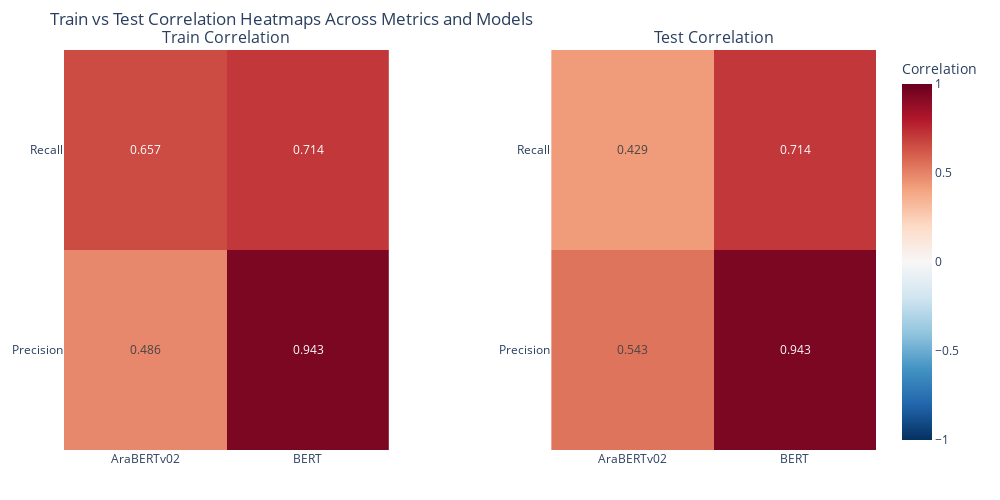

Here is the notebook cell this chart was saved with:
### Code cell
import pandas as pd
import plotly.graph_objects as go
from plotly.subplots import make_subplots

# Prepare Train and Test correlation data
metrics = ["Precision", "Recall"]
train_correlation_data = []
test_correlation_data = []
data = tr[tr["Tag"] != "O"]

for model in data["Model"].unique():
    model_data = data[data["Model"] == model]
    for metric in metrics:
        test_correlation = model_data[["Support", metric]].corr('spearman').iloc[0, 1]
        train_correlation = model_data[["Train Support", metric]].corr('spearman').iloc[0, 1]
        test_correlation_data.append({"Metric": metric, "Model": model, "Correlation": test_correlation})
        train_correlation_data.append({"Metric": metric, "Model": model, "Correlation": train_correlation})

# Create DataFrames for Train and Test
test_correlation_df = pd.DataFrame(test_correlation_data)
test_correlation_df['Correlation'] = test_correlation_df['Correlation'].round(3)
train_correlation_df = pd.DataFrame(train_correlation_data)
train_correlation_df['Correlation'] = train_correlation_df['Correlation'].round(3)

# Pivot for heatmap format
test_heatmap = test_correlation_df.pivot(index="Metric", columns="Model", values="Correlation")
train_heatmap = train_correlation_df.pivot(index="Metric", columns="Model", values="Correlation")

# Create subplots for Train and Test
fig = make_subplots(
    rows=1,
    cols=2,
    subplot_titles=("Train Correlation", "Test Correlation"),
    horizontal_spacing=0.2,
)

# Add Train heatmap with shared color axis
fig.add_trace(
    go.Heatmap(
        z=train_heatmap.values,
        x=train_heatmap.columns,
        y=train_heatmap.index,
        text=train_heatmap.values,
        texttemplate="%{text}",
        hovertemplate="Metric: %{y}<br>Tag: %{x}<br>Count: %{text}<extra></extra>",
        colorscale="RdBu_r",
        zmin=-1,
        zmax=1,
        coloraxis="coloraxis",  # Shared color axis
    ),
    row=1,
    col=1,
)

# Add Test heatmap with shared color axis
fig.add_trace(
    go.Heatmap(
        z=test_heatmap.values,
        x=test_heatmap.columns,
        y=test_heatmap.index,
        text=test_heatmap.values,
        texttemplate="%{text}",
        hovertemplate="Metric: %{y}<br>Tag: %{x}<br>Count: %{text}<extra></extra>",
        colorscale="RdBu_r",
        zmin=-1,
        zmax=1,
        coloraxis="coloraxis",  # Shared color axis
    ),
    row=1,
    col=2,
)

# Update layout with a single shared color axis
fig.update_layout(
    coloraxis=dict(colorscale="RdBu_r", cmin=-1, cmax=1, colorbar=dict(title="Correlation")),
    title="Train vs Test Correlation Heatmaps Across Metrics and Models",
    width=1000,
    height=500,
    template="plotly_white",
    margin=dict(t=50, l=50, r=50, b=50),
)

fig.show()

### Figure 1 — Plotly figure (JSON) as saved in the notebook; plotly's stock layout.template omitted (floating-point values rounded to 4 significant figures)
{"data": [{"coloraxis": "coloraxis", "colorscale": [[0, "rgb(5,48,97)"], [0.1, "rgb(33,102,172)"], [0.2, "rgb(67,147,195)"], [0.3, "rgb(146,197,222)"], [0.4, "rgb(209,229,240)"], [0.5, "rgb(247,247,247)"], [0.6, "rgb(253,219,199)"], [0.7, "rgb(244,165,130)"], [0.8, "rgb(214,96,77)"], [0.9, "rgb(178,24,43)"], [1, "rgb(103,0,31)"]], "hovertemplate": "Metric: %{y}<br>Tag: %{x}<br>Count: %{text}<extra></extra>", "text": [[0.486, 0.943], [0.657, 0.714]], "texttemplate": "%{text}", "type": "heatmap", "x": ["AraBERTv02", "BERT"], "xaxis": "x", "y": ["Precision", "Recall"], "yaxis": "y", "z": [[0.486, 0.943], [0.657, 0.714]], "zmax": 1, "zmin": -1}, {"coloraxis": "coloraxis", "colorscale": [[0, "rgb(5,48,97)"], [0.1, "rgb(33,102,172)"], [0.2, "rgb(67,147,195)"], [0.3, "rgb(146,197,222)"], [0.4, "rgb(209,229,240)"], [0.5, "rgb(247,247,247)"], [0.6, "rgb(253,219,199)"], [0.7, "rgb(244,165,130)"], [0.8, "rgb(214,96,77)"], [0.9, "rgb(178,24,43)"], [1, "rgb(103,0,31)"]], "hovertemplate": "Metric: %{y}<br>Tag: %{x}<br>Count: %{text}<extra></extra>", "text": [[0.543, 0.943], [0.429, 0.714]], "texttemplate": "%{text}", "type": "heatmap", "x": ["AraBERTv02", "BERT"], "xaxis": "x2", "y": ["Precision", "Recall"], "yaxis": "y2", "z": [[0.543, 0.943], [0.429, 0.714]], "zmax": 1, "zmin": -1}], "layout": {"annotations": [{"font": {"size": 16}, "showarrow": false, "text": "Train Correlation", "x": 0.2, "xanchor": "center", "xref": "paper", "y": 1, "yanchor": "bottom", "yref": "paper"}, {"font": {"size": 16}, "showarrow": false, "text": "Test Correlation", "x": 0.8, "xanchor": "center", "xref": "paper", "y": 1, "yanchor": "bottom", "yref": "paper"}], "coloraxis": {"cmax": 1, "cmin": -1, "colorbar": {"title": {"text": "Correlation"}}, "colorscale": [[0, "rgb(5,48,97)"], [0.1, "rgb(33,102,172)"], [0.2, "rgb(67,147,195)"], [0.3, "rgb(146,197,222)"], [0.4, "rgb(209,229,240)"], [0.5, "rgb(247,247,247)"], [0.6, "rgb(253,219,199)"], [0.7, "rgb(244,165,130)"], [0.8, "rgb(214,96,77)"], [0.9, "rgb(178,24,43)"], [1, "rgb(103,0,31)"]]}, "height": 500, "margin": {"b": 50, "l": 50, "r": 50, "t": 50}, "title": {"text": "Train vs Test Correlation Heatmaps Across Metrics and Models"}, "width": 1000, "xaxis": {"anchor": "y", "domain": [0, 0.4]}, "xaxis2": {"anchor": "y2", "domain": [0.6, 1]}, "yaxis": {"anchor": "x", "domain": [0, 1]}, "yaxis2": {"anchor": "x2", "domain": [0, 1]}}}
